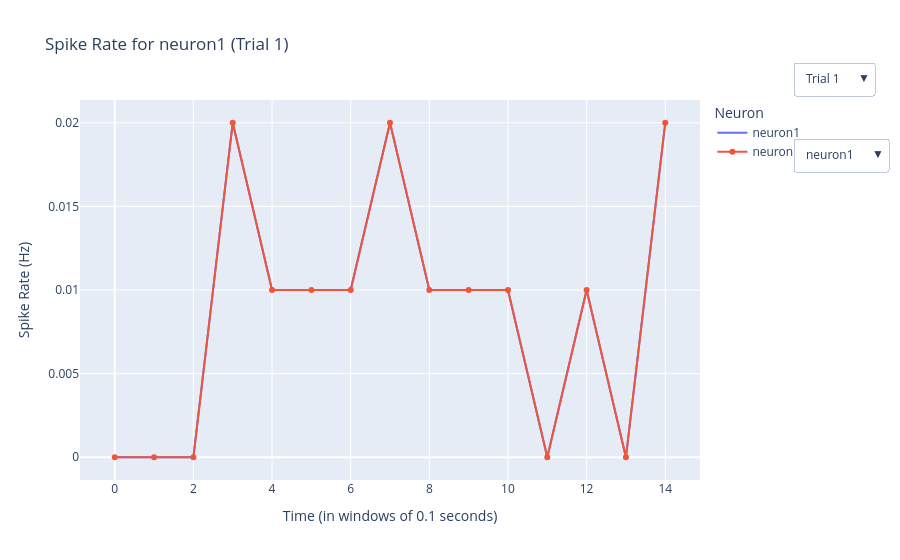

The cell this chart's notebook holds for it:
### Code cell
spike_rate_trials_dict = {}
for i, spike_rate in enumerate(spike_rate_trials):
    df = pd.DataFrame(spike_rate, columns=[f'neuron{j+1}' for j in range(spike_rate.shape[1])])
    df['time'] = df.index
    spike_rate_trials_dict[f"Trial {i+1}"] = df

melted_list = []
for trial_name, df in spike_rate_trials_dict.items():
    melted = df.melt(id_vars='time', var_name='Neuron', value_name='Spike Rate')
    melted['Trial'] = trial_name
    melted_list.append(melted)
all_melted = pd.concat(melted_list, ignore_index=True)

default_trial = "Trial 1"
default_neuron = all_melted['Neuron'].unique()[0]

fig = px.line(
    all_melted[(all_melted['Trial'] == default_trial) & (all_melted['Neuron'] == default_neuron)],
    x='time',
    y='Spike Rate',
    color='Neuron',
    title=f"Spike Rate for {default_neuron} ({default_trial})"
)

for trial in all_melted['Trial'].unique():
    for neuron in all_melted['Neuron'].unique():
        visible = (trial == default_trial) and (neuron == default_neuron)
        trace_data = all_melted[(all_melted['Trial'] == trial) & (all_melted['Neuron'] == neuron)]
        fig.add_scatter(
            x=trace_data['time'],
            y=trace_data['Spike Rate'],
            name=f"{neuron} ({trial})",
            visible=visible
        )

trial_options = [{'label': t, 'value': t} for t in all_melted['Trial'].unique()]
neuron_options = [{'label': n, 'value': n} for n in all_melted['Neuron'].unique()]

visibility = []
for trial in all_melted['Trial'].unique():
    for neuron in all_melted['Neuron'].unique():
        visibility.append((trial, neuron))

fig.update_layout(
    updatemenus=[
        dict(
            buttons=[
                dict(
                    label=trial,
                    method="update",
                    args=[
                        {"visible": [
                            (t == trial and n == default_neuron) for t, n in visibility
                        ]},
                        {"title": f"Spike Rate for {default_neuron} ({trial})"}
                    ]
                ) for trial in all_melted['Trial'].unique()
            ],
            direction="down",
            showactive=True,
            x=1.15,
            y=1.1,
            xanchor="left"
        ),
        dict(
            buttons=[
                dict(
                    label=neuron,
                    method="update",
                    args=[
                        {"visible": [
                            (t == default_trial and n == neuron) for t, n in visibility
                        ]},
                        {"title": f"Spike Rate for {neuron} ({default_trial})"}
                    ]
                ) for neuron in all_melted['Neuron'].unique()
            ],
            direction="down",
            showactive=True,
            x=1.15,
            y=0.9,
            xanchor="left"
        ),
    ]
)

fig.update_layout(
    xaxis_title='Time (in windows of 0.1 seconds)',
    yaxis_title='Spike Rate (Hz)',
    legend_title='Neuron'
)

fig.show()
